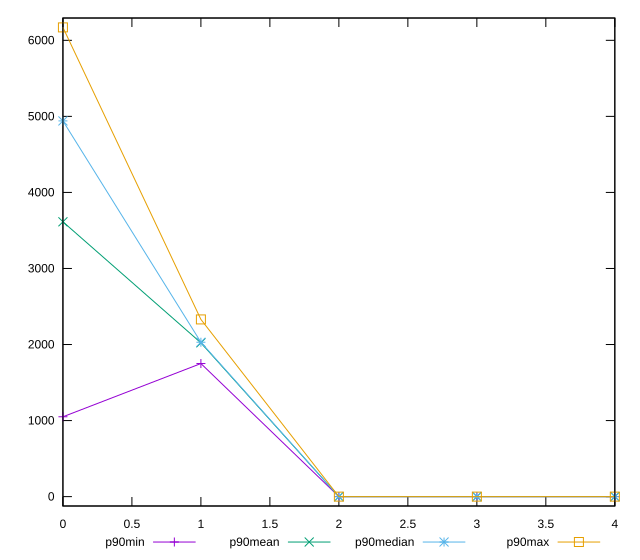

This figure's gnuplot source:
reset

$p90Min <<EOF
0 1050
1 1750
2 0
3 0
4 0
EOF

$p90Mean <<EOF
0 3613.6263736263736
1 2022.6373626373627
2 0
3 0
4 0
EOF

$p90Median <<EOF
0 4940
1 2030
2 0
3 0
4 0
EOF

$p90Max <<EOF
0 6170
1 2330
2 0
3 0
4 0
EOF

set key outside below
set xrange [0:4]
set yrange [-123.4:6293.4]
set trange [-123.4:6293.4]
set terminal svg size 640, 560 enhanced background rgb 'white'
set output "report_00009_2021-02-08T22-37-41.559Z/unused-javascript/progression/value.svg"

plot $p90Min title "p90min" with linespoints, \
     $p90Mean title "p90mean" with linespoints, \
     $p90Median title "p90median" with linespoints, \
     $p90Max title "p90max" with linespoints

reset
